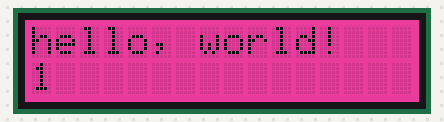
This sketch was run on a simulated Arduino Uno, built with avr-gcc and run on an emulated ATmega328P. On the bench: 16×2 character LCD.

Above: at 1.1 s.
At 5.1 s:
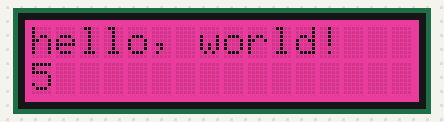
At 10.1 s:
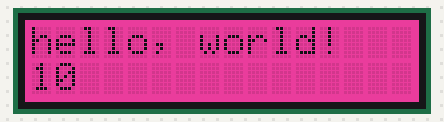
At 20.1 s:
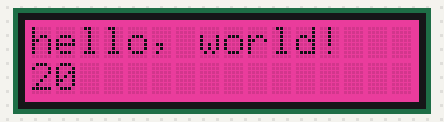
At 29.1 s:
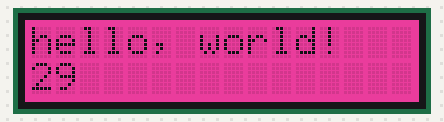
At 38.1 s:
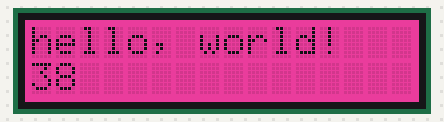

The sketch:

_16x2.ino
```cpp
#include <Wire.h>
#include <rgb_lcd.h>

rgb_lcd lcd;

const int colorR = 233;
const int colorG = 0;
const int colorB = 128;

void setup() {

    lcd.begin(16,2);
    lcd.setRGB(colorR,colorG,colorB);
    lcd.print("hello, world!");
    delay(1000);
}

void loop() {
    // set the cursor to column 0, line 1
    // (note: line 1 is the second row, since counting begins with 0):
    lcd.setCursor(0, 1);
    lcd.print(millis()/1000);
    delay(100);
}
```

Measured:
- what the display in image 0 shows lasts 1.0 s, from 1.1 s to 2.1 s
